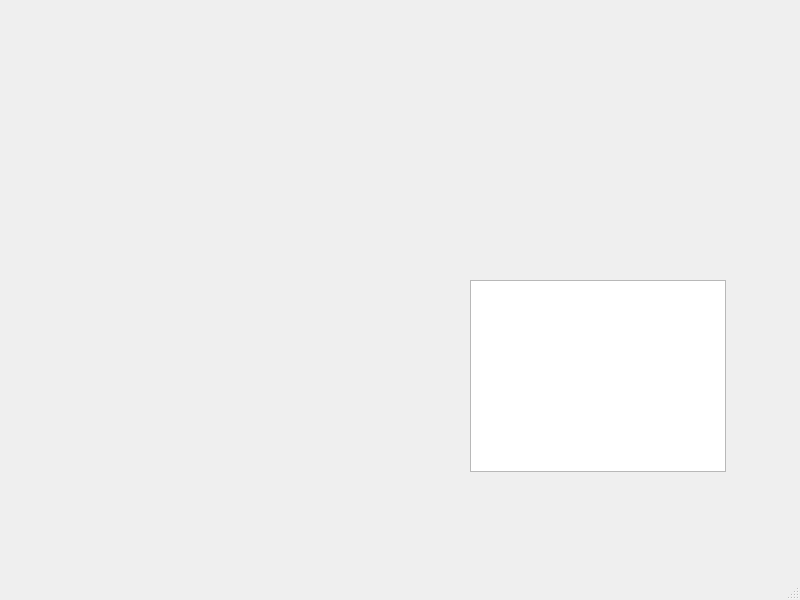
<?xml version="1.0" encoding="UTF-8"?>
<ui version="4.0">
 <class>MainWindow</class>
 <widget class="QMainWindow" name="MainWindow">
  <property name="geometry">
   <rect>
    <x>0</x>
    <y>0</y>
    <width>800</width>
    <height>600</height>
   </rect>
  </property>
  <property name="windowTitle">
   <string>QtCourseMaker</string>
  </property>
  <widget class="QWidget" name="centralwidget">
   <widget class="QTableWidget" name="tableWidget">
    <property name="geometry">
     <rect>
      <x>470</x>
      <y>280</y>
      <width>256</width>
      <height>192</height>
     </rect>
    </property>
   </widget>
  </widget>
  <widget class="QMenuBar" name="menubar">
   <property name="geometry">
    <rect>
     <x>0</x>
     <y>0</y>
     <width>800</width>
     <height>25</height>
    </rect>
   </property>
  </widget>
  <widget class="QStatusBar" name="statusbar"/>
 </widget>
 <resources/>
 <connections/>
</ui>
